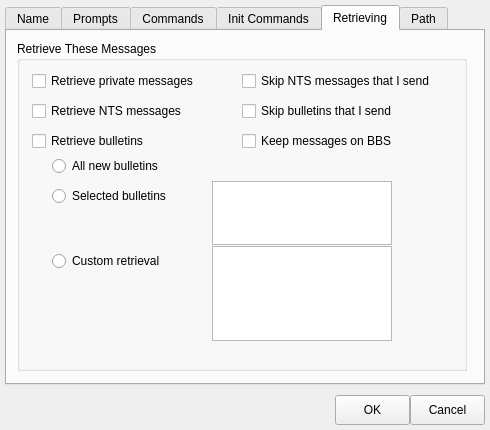
<?xml version="1.0" encoding="UTF-8"?>
<ui version="4.0">
 <class>BbsDialogClass</class>
 <widget class="QDialog" name="BbsDialogClass">
  <property name="geometry">
   <rect>
    <x>0</x>
    <y>0</y>
    <width>490</width>
    <height>430</height>
   </rect>
  </property>
  <property name="windowTitle">
   <string>BbsDialog</string>
  </property>
  <widget class="QTabWidget" name="tabWidget">
   <property name="geometry">
    <rect>
     <x>5</x>
     <y>5</y>
     <width>480</width>
     <height>380</height>
    </rect>
   </property>
   <property name="currentIndex">
    <number>4</number>
   </property>
   <widget class="QWidget" name="tab">
    <attribute name="title">
     <string>Name</string>
    </attribute>
    <widget class="QGroupBox" name="groupBox">
     <property name="geometry">
      <rect>
       <x>10</x>
       <y>10</y>
       <width>375</width>
       <height>330</height>
      </rect>
     </property>
     <property name="title">
      <string>BBS Name</string>
     </property>
     <widget class="QLabel" name="label">
      <property name="geometry">
       <rect>
        <x>10</x>
        <y>30</y>
        <width>100</width>
        <height>16</height>
       </rect>
      </property>
      <property name="text">
       <string>BBS name</string>
      </property>
     </widget>
     <widget class="QLabel" name="label_2">
      <property name="geometry">
       <rect>
        <x>10</x>
        <y>70</y>
        <width>100</width>
        <height>16</height>
       </rect>
      </property>
      <property name="text">
       <string>Connect name</string>
      </property>
     </widget>
     <widget class="QComboBox" name="cBbsName">
      <property name="geometry">
       <rect>
        <x>110</x>
        <y>25</y>
        <width>141</width>
        <height>24</height>
       </rect>
      </property>
     </widget>
     <widget class="QLineEdit" name="cConnectName">
      <property name="geometry">
       <rect>
        <x>110</x>
        <y>65</y>
        <width>146</width>
        <height>22</height>
       </rect>
      </property>
     </widget>
     <widget class="QPlainTextEdit" name="cDescription">
      <property name="geometry">
       <rect>
        <x>110</x>
        <y>105</y>
        <width>250</width>
        <height>64</height>
       </rect>
      </property>
     </widget>
     <widget class="QLabel" name="label_20">
      <property name="geometry">
       <rect>
        <x>10</x>
        <y>105</y>
        <width>100</width>
        <height>16</height>
       </rect>
      </property>
      <property name="text">
       <string>Description</string>
      </property>
     </widget>
    </widget>
    <widget class="QPushButton" name="cNew">
     <property name="geometry">
      <rect>
       <x>395</x>
       <y>95</y>
       <width>75</width>
       <height>30</height>
      </rect>
     </property>
     <property name="text">
      <string>New</string>
     </property>
    </widget>
    <widget class="QPushButton" name="cCopy">
     <property name="geometry">
      <rect>
       <x>395</x>
       <y>125</y>
       <width>75</width>
       <height>30</height>
      </rect>
     </property>
     <property name="text">
      <string>Copy</string>
     </property>
    </widget>
    <widget class="QPushButton" name="cDelete">
     <property name="geometry">
      <rect>
       <x>395</x>
       <y>155</y>
       <width>75</width>
       <height>30</height>
      </rect>
     </property>
     <property name="text">
      <string>Delete</string>
     </property>
    </widget>
   </widget>
   <widget class="QWidget" name="tab_2">
    <attribute name="title">
     <string>Prompts</string>
    </attribute>
    <widget class="QGroupBox" name="groupBox_2">
     <property name="geometry">
      <rect>
       <x>10</x>
       <y>10</y>
       <width>450</width>
       <height>330</height>
      </rect>
     </property>
     <property name="title">
      <string>GroupBox</string>
     </property>
    </widget>
   </widget>
   <widget class="QWidget" name="tab_3">
    <attribute name="title">
     <string>Commands</string>
    </attribute>
    <widget class="QGroupBox" name="groupBox_3">
     <property name="geometry">
      <rect>
       <x>10</x>
       <y>10</y>
       <width>450</width>
       <height>330</height>
      </rect>
     </property>
     <property name="title">
      <string>Commands</string>
     </property>
     <widget class="QLabel" name="label_4">
      <property name="geometry">
       <rect>
        <x>10</x>
        <y>30</y>
        <width>100</width>
        <height>16</height>
       </rect>
      </property>
      <property name="text">
       <string>Send</string>
      </property>
     </widget>
     <widget class="QLineEdit" name="cCommandSend">
      <property name="geometry">
       <rect>
        <x>110</x>
        <y>25</y>
        <width>113</width>
        <height>22</height>
       </rect>
      </property>
     </widget>
     <widget class="QLabel" name="label_5">
      <property name="geometry">
       <rect>
        <x>10</x>
        <y>55</y>
        <width>100</width>
        <height>16</height>
       </rect>
      </property>
      <property name="text">
       <string>Send bulletin</string>
      </property>
     </widget>
     <widget class="QLineEdit" name="cCommandSendBulletin">
      <property name="geometry">
       <rect>
        <x>110</x>
        <y>50</y>
        <width>113</width>
        <height>22</height>
       </rect>
      </property>
     </widget>
     <widget class="QLabel" name="label_6">
      <property name="geometry">
       <rect>
        <x>10</x>
        <y>80</y>
        <width>100</width>
        <height>16</height>
       </rect>
      </property>
      <property name="text">
       <string>Send NTS</string>
      </property>
     </widget>
     <widget class="QLineEdit" name="cCommandSendNTS">
      <property name="geometry">
       <rect>
        <x>110</x>
        <y>75</y>
        <width>113</width>
        <height>22</height>
       </rect>
      </property>
     </widget>
     <widget class="QLabel" name="label_7">
      <property name="geometry">
       <rect>
        <x>10</x>
        <y>105</y>
        <width>100</width>
        <height>16</height>
       </rect>
      </property>
      <property name="text">
       <string>List mine</string>
      </property>
     </widget>
     <widget class="QLineEdit" name="cCommandListMine">
      <property name="geometry">
       <rect>
        <x>110</x>
        <y>100</y>
        <width>113</width>
        <height>22</height>
       </rect>
      </property>
     </widget>
     <widget class="QLabel" name="label_8">
      <property name="geometry">
       <rect>
        <x>10</x>
        <y>130</y>
        <width>100</width>
        <height>16</height>
       </rect>
      </property>
      <property name="text">
       <string>List bulletin</string>
      </property>
     </widget>
     <widget class="QLineEdit" name="cCommandListBulletin">
      <property name="geometry">
       <rect>
        <x>110</x>
        <y>125</y>
        <width>113</width>
        <height>22</height>
       </rect>
      </property>
     </widget>
     <widget class="QLabel" name="label_9">
      <property name="geometry">
       <rect>
        <x>10</x>
        <y>155</y>
        <width>100</width>
        <height>16</height>
       </rect>
      </property>
      <property name="text">
       <string>List NTS</string>
      </property>
     </widget>
     <widget class="QLineEdit" name="cCommandListNts">
      <property name="geometry">
       <rect>
        <x>110</x>
        <y>150</y>
        <width>113</width>
        <height>22</height>
       </rect>
      </property>
     </widget>
     <widget class="QLabel" name="label_10">
      <property name="geometry">
       <rect>
        <x>10</x>
        <y>180</y>
        <width>100</width>
        <height>16</height>
       </rect>
      </property>
      <property name="text">
       <string>List filtered</string>
      </property>
     </widget>
     <widget class="QLineEdit" name="cCommandListFiltered">
      <property name="geometry">
       <rect>
        <x>110</x>
        <y>175</y>
        <width>113</width>
        <height>22</height>
       </rect>
      </property>
     </widget>
     <widget class="QLabel" name="label_11">
      <property name="geometry">
       <rect>
        <x>10</x>
        <y>205</y>
        <width>100</width>
        <height>16</height>
       </rect>
      </property>
      <property name="text">
       <string>Read</string>
      </property>
     </widget>
     <widget class="QLineEdit" name="cCommandRead">
      <property name="geometry">
       <rect>
        <x>110</x>
        <y>200</y>
        <width>113</width>
        <height>22</height>
       </rect>
      </property>
     </widget>
     <widget class="QLabel" name="label_12">
      <property name="geometry">
       <rect>
        <x>10</x>
        <y>230</y>
        <width>100</width>
        <height>16</height>
       </rect>
      </property>
      <property name="text">
       <string>Delete</string>
      </property>
     </widget>
     <widget class="QLineEdit" name="cCommandDelete">
      <property name="geometry">
       <rect>
        <x>110</x>
        <y>225</y>
        <width>113</width>
        <height>22</height>
       </rect>
      </property>
     </widget>
     <widget class="QLineEdit" name="cCommandBye">
      <property name="geometry">
       <rect>
        <x>110</x>
        <y>250</y>
        <width>113</width>
        <height>22</height>
       </rect>
      </property>
     </widget>
     <widget class="QLabel" name="label_13">
      <property name="geometry">
       <rect>
        <x>10</x>
        <y>255</y>
        <width>100</width>
        <height>16</height>
       </rect>
      </property>
      <property name="text">
       <string>Bye / log off</string>
      </property>
     </widget>
    </widget>
   </widget>
   <widget class="QWidget" name="tab_4">
    <attribute name="title">
     <string>Init Commands</string>
    </attribute>
    <widget class="QGroupBox" name="groupBox_4">
     <property name="geometry">
      <rect>
       <x>10</x>
       <y>10</y>
       <width>450</width>
       <height>330</height>
      </rect>
     </property>
     <property name="title">
      <string>Initialization Commands</string>
     </property>
     <widget class="QRadioButton" name="cNeverSendInitCommands">
      <property name="geometry">
       <rect>
        <x>10</x>
        <y>25</y>
        <width>425</width>
        <height>20</height>
       </rect>
      </property>
      <property name="text">
       <string>Never send BBS initalization commands</string>
      </property>
     </widget>
     <widget class="QRadioButton" name="cAlwaysSendInitCommands">
      <property name="geometry">
       <rect>
        <x>10</x>
        <y>50</y>
        <width>425</width>
        <height>40</height>
       </rect>
      </property>
      <property name="text">
       <string>Send BBS initialization commands for every 
Send/Recevive (S/R) session</string>
      </property>
     </widget>
     <widget class="QLabel" name="label_18">
      <property name="geometry">
       <rect>
        <x>15</x>
        <y>105</y>
        <width>175</width>
        <height>16</height>
       </rect>
      </property>
      <property name="text">
       <string>Cmds to send before S/R</string>
      </property>
     </widget>
     <widget class="QLabel" name="label_19">
      <property name="geometry">
       <rect>
        <x>230</x>
        <y>105</y>
        <width>175</width>
        <height>16</height>
       </rect>
      </property>
      <property name="text">
       <string>Cmds to send after S/R</string>
      </property>
     </widget>
     <widget class="QPlainTextEdit" name="cCommandsBefore">
      <property name="geometry">
       <rect>
        <x>20</x>
        <y>130</y>
        <width>150</width>
        <height>185</height>
       </rect>
      </property>
     </widget>
     <widget class="QPlainTextEdit" name="cCommandsAfter">
      <property name="geometry">
       <rect>
        <x>235</x>
        <y>130</y>
        <width>150</width>
        <height>185</height>
       </rect>
      </property>
     </widget>
    </widget>
   </widget>
   <widget class="QWidget" name="tab_5">
    <attribute name="title">
     <string>Retrieving</string>
    </attribute>
    <widget class="QGroupBox" name="groupBox_5">
     <property name="geometry">
      <rect>
       <x>10</x>
       <y>10</y>
       <width>450</width>
       <height>330</height>
      </rect>
     </property>
     <property name="title">
      <string>Retrieve These Messages</string>
     </property>
     <widget class="QCheckBox" name="cRetrievePrivateMessages">
      <property name="geometry">
       <rect>
        <x>15</x>
        <y>30</y>
        <width>210</width>
        <height>20</height>
       </rect>
      </property>
      <property name="text">
       <string>Retrieve private messages</string>
      </property>
     </widget>
     <widget class="QCheckBox" name="cRetrieveNtsMessages">
      <property name="geometry">
       <rect>
        <x>15</x>
        <y>60</y>
        <width>210</width>
        <height>20</height>
       </rect>
      </property>
      <property name="text">
       <string>Retrieve NTS messages</string>
      </property>
     </widget>
     <widget class="QCheckBox" name="cRetrieveBulletins">
      <property name="geometry">
       <rect>
        <x>15</x>
        <y>90</y>
        <width>210</width>
        <height>20</height>
       </rect>
      </property>
      <property name="text">
       <string>Retrieve bulletins</string>
      </property>
     </widget>
     <widget class="QCheckBox" name="cSkipNtsMessagesThatISend">
      <property name="geometry">
       <rect>
        <x>225</x>
        <y>30</y>
        <width>220</width>
        <height>20</height>
       </rect>
      </property>
      <property name="text">
       <string>Skip NTS messages that I send</string>
      </property>
     </widget>
     <widget class="QCheckBox" name="cSkipBulletinsThatISend">
      <property name="geometry">
       <rect>
        <x>225</x>
        <y>60</y>
        <width>210</width>
        <height>20</height>
       </rect>
      </property>
      <property name="text">
       <string>Skip bulletins that I send</string>
      </property>
     </widget>
     <widget class="QCheckBox" name="cKeepMessagesOnBBS">
      <property name="geometry">
       <rect>
        <x>225</x>
        <y>90</y>
        <width>210</width>
        <height>20</height>
       </rect>
      </property>
      <property name="text">
       <string>Keep messages on BBS</string>
      </property>
     </widget>
     <widget class="QRadioButton" name="cAllNewBulletins">
      <property name="geometry">
       <rect>
        <x>35</x>
        <y>115</y>
        <width>140</width>
        <height>20</height>
       </rect>
      </property>
      <property name="text">
       <string>All new bulletins</string>
      </property>
     </widget>
     <widget class="QRadioButton" name="cSelectedBulletins">
      <property name="geometry">
       <rect>
        <x>35</x>
        <y>145</y>
        <width>140</width>
        <height>20</height>
       </rect>
      </property>
      <property name="text">
       <string>Selected bulletins</string>
      </property>
     </widget>
     <widget class="QRadioButton" name="cCustomRetrieval">
      <property name="geometry">
       <rect>
        <x>35</x>
        <y>210</y>
        <width>140</width>
        <height>20</height>
       </rect>
      </property>
      <property name="text">
       <string>Custom retrieval</string>
      </property>
     </widget>
     <widget class="QPlainTextEdit" name="plainTextEdit">
      <property name="geometry">
       <rect>
        <x>195</x>
        <y>140</y>
        <width>180</width>
        <height>64</height>
       </rect>
      </property>
     </widget>
     <widget class="QPlainTextEdit" name="plainTextEdit_2">
      <property name="geometry">
       <rect>
        <x>195</x>
        <y>205</y>
        <width>180</width>
        <height>95</height>
       </rect>
      </property>
     </widget>
    </widget>
   </widget>
   <widget class="QWidget" name="tab_6">
    <attribute name="title">
     <string>Path</string>
    </attribute>
    <widget class="QGroupBox" name="groupBox_6">
     <property name="geometry">
      <rect>
       <x>10</x>
       <y>10</y>
       <width>450</width>
       <height>330</height>
      </rect>
     </property>
     <property name="title">
      <string>GroupBox</string>
     </property>
    </widget>
   </widget>
  </widget>
  <widget class="QPushButton" name="cOK">
   <property name="geometry">
    <rect>
     <x>335</x>
     <y>395</y>
     <width>75</width>
     <height>30</height>
    </rect>
   </property>
   <property name="text">
    <string>OK</string>
   </property>
  </widget>
  <widget class="QPushButton" name="cCancel">
   <property name="geometry">
    <rect>
     <x>410</x>
     <y>395</y>
     <width>75</width>
     <height>30</height>
    </rect>
   </property>
   <property name="text">
    <string>Cancel</string>
   </property>
  </widget>
 </widget>
 <layoutdefault spacing="6" margin="11"/>
 <resources/>
 <connections>
  <connection>
   <sender>cOK</sender>
   <signal>clicked()</signal>
   <receiver>BbsDialogClass</receiver>
   <slot>accept()</slot>
   <hints>
    <hint type="sourcelabel">
     <x>369</x>
     <y>408</y>
    </hint>
    <hint type="destinationlabel">
     <x>289</x>
     <y>406</y>
    </hint>
   </hints>
  </connection>
  <connection>
   <sender>cCancel</sender>
   <signal>clicked()</signal>
   <receiver>BbsDialogClass</receiver>
   <slot>reject()</slot>
   <hints>
    <hint type="sourcelabel">
     <x>445</x>
     <y>404</y>
    </hint>
    <hint type="destinationlabel">
     <x>404</x>
     <y>431</y>
    </hint>
   </hints>
  </connection>
 </connections>
</ui>
